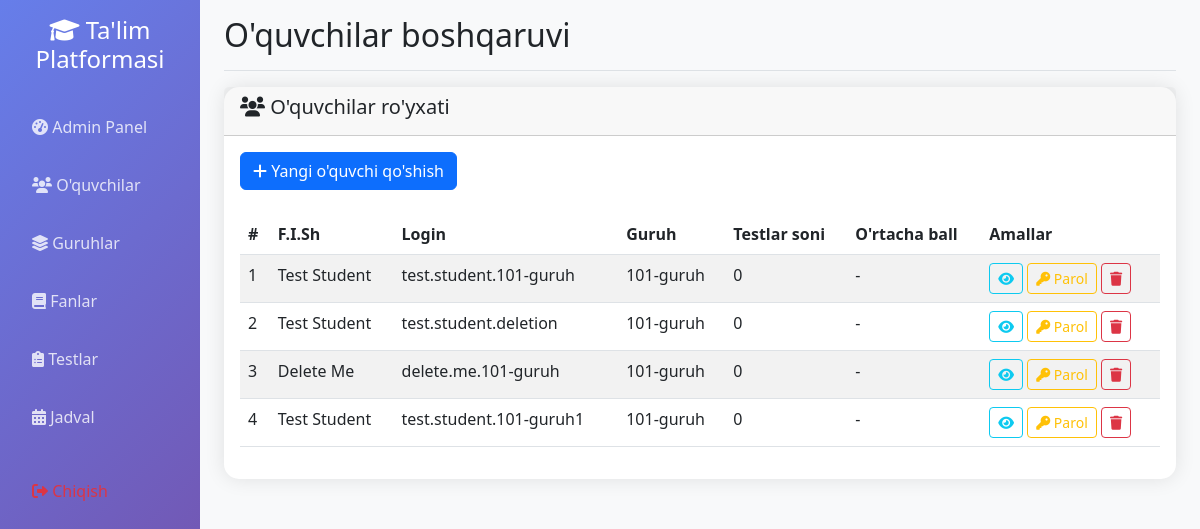
Before: /admin/students (signed in) with the older database file.
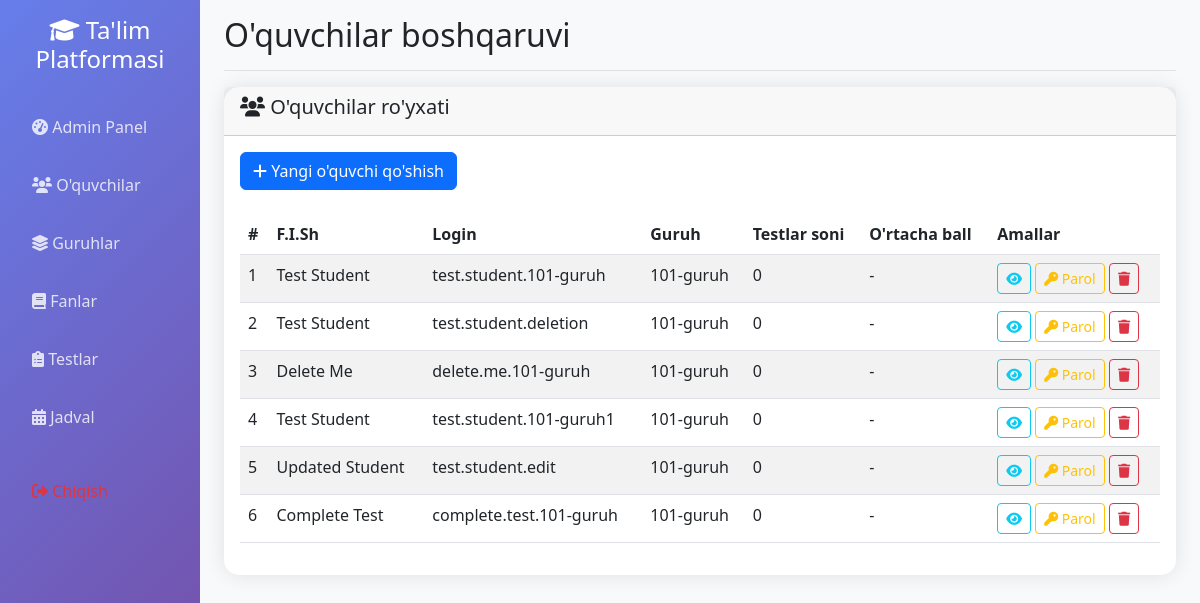
After: the same page with the newer database file.
### app.py (models this page shows)
class User(db.Model):
    __tablename__ = 'user'
    id = db.Column(db.Integer, primary_key=True)
    username = db.Column(db.String(80), unique=True, nullable=False, index=True)
    password_hash = db.Column(db.String(255), nullable=False)
    first_name = db.Column(db.String(50), nullable=False)
    last_name = db.Column(db.String(50), nullable=False)
    is_admin = db.Column(db.Boolean, default=False)
    is_group_leader = db.Column(db.Boolean, default=False)
    needs_password_change = db.Column(db.Boolean, default=False)
    group_id = db.Column(db.Integer, db.ForeignKey('group.id'), nullable=True)
    group = db.relationship('Group', backref=db.backref('students', lazy=True, cascade='all, delete-orphan'), foreign_keys=[group_id])
    test_registrations = db.relationship('TestRegistration', backref='student', lazy=True, cascade='all, delete-orphan')
    test_results = db.relationship('TestResult', backref='student', lazy=True, cascade='all, delete-orphan')
    difficult_topics = db.relationship('DifficultTopic', backref='student', lazy=True, cascade='all, delete-orphan')

class Group(db.Model):
    __tablename__ = 'group'
    id = db.Column(db.Integer, primary_key=True)
    name = db.Column(db.String(50), unique=True, nullable=False, index=True)
    description = db.Column(db.Text)
    total_score = db.Column(db.Integer, default=0)
    leader = db.relationship('User', backref=db.backref('led_group', uselist=False), foreign_keys=[User.group_id])
    schedules = db.relationship('Schedule', backref='group', lazy=True, cascade='all, delete-orphan')

### app.py (the view)
@app.route('/admin/students')
def admin_students():
    if not session.get('logged_in', False) or not session.get('is_admin', False):
        return redirect(url_for('login'))
    students = User.query.filter_by(is_admin=False, is_group_leader=False).all()
    groups = Group.query.all()
    return render_template('admin_students.html', students=students, groups=groups)

### app.py (called while the page is built, shortened)
@app.context_processor
def inject_user():
    class CurrentUser:
        def __init__(self):
            self.is_authenticated = session.get('logged_in', False)
            self.is_admin = session.get('is_admin', False)
            self.is_group_leader = session.get('is_group_leader', False)
            self.username = session.get('username', '')
            self.id = session.get('user_id', None)
    return dict(current_user=CurrentUser(), datetime=datetime)

### templates/admin_students.html (shortened to what this page needs)
{% extends "base.html" %}
{% block page_title %}O'quvchilar boshqaruvi{% endblock %}
{% block content %}
<div class="row">
    <div class="col-12">
        <div class="card">
            <div class="card-header">
                <h5><i class="fas fa-users"></i> O'quvchilar ro'yxati</h5>
            </div>
            <div class="card-body">
                <div class="row mb-4">
                    <div class="col-12">
                        <button class="btn btn-primary" type="button" data-bs-toggle="collapse" data-bs-target="#addStudentForm">
                            <i class="fas fa-plus"></i> Yangi o'quvchi qo'shish
                        </button>
                    </div>
                </div>
                {% if students %}
                <div class="table-responsive">
                    <table class="table table-striped">
                        <thead>
                            <tr>
                                <th>#</th>
                                <th>F.I.Sh</th>
                                <th>Login</th>
                                <th>Guruh</th>
                                <th>Testlar soni</th>
                                <th>O'rtacha ball</th>
                                <th>Amallar</th>
                            </tr>
                        </thead>
                        <tbody>
                            {% for student in students %}
                            <tr>
                                <td>{{ loop.index }}</td>
                                <td>{{ student.first_name }} {{ student.last_name }}</td>
                                <td>{{ student.username }}</td>
                                <td>{{ student.group.name }}</td>
                                <td>{{ student.test_results|length }}</td>
                                <td>
                                    {% if student.test_results %}
                                        {% set total = student.test_results|sum(attribute='score') %}
                                        {% set count = student.test_results|sum(attribute='total_questions') %}
                                        {{ "%.1f"|format((total / count * 100)) }}%
                                    {% else %}
                                        -
                                    {% endif %}
                                </td>
                                <td>
                                    <a href="{{ url_for('admin_edit_student', student_id=student.id) }}" class="btn btn-sm btn-outline-info">
                                        <i class="fas fa-eye"></i>
                                    </a>
                                    <button type="button" class="btn btn-sm btn-outline-warning" data-bs-toggle="modal" data-bs-target="#resetPasswordModal{{ student.id }}">
                                        <i class="fas fa-key"></i> Parol
                                    </button>
                                    <form method="POST" action="{{ url_for('admin_delete_student', student_id=student.id) }}" style="display: inline;">
                                        <button type="submit" class="btn btn-sm btn-outline-danger" onclick="return confirm('Rostdan ham ushbu o\'quvchini o\'chirmoqchimisiz?')">
                                            <i class="fas fa-trash"></i>
                                        </button>
                                    </form>
                                </td>
                            </tr>
                            {% endfor %}
                        </tbody>
                    </table>
                </div>
                {% else %}
                <div class="text-center py-5">
                    <i class="fas fa-users fa-4x text-muted mb-3"></i>
                    <h4 class="text-muted">O'quvchilar mavjud emas</h4>
                    <p class="text-muted">Yangi o'quvchi qo'shing</p>
                </div>
                {% endif %}
            </div>
        </div>
    </div>
</div>
{% endblock %}

### templates/base.html (shortened to what this page needs)
<!DOCTYPE html>
<html lang="uz">
<head>
    <link href="https://cdn.jsdelivr.net/npm/bootstrap@5.3.0/dist/css/bootstrap.min.css" rel="stylesheet">
    <link rel="stylesheet" href="{{ url_for('static', filename='css/enhanced_ui.css') }}">
    <link href="https://cdnjs.cloudflare.com/ajax/libs/font-awesome/6.0.0/css/all.min.css" rel="stylesheet">
</head>
<body>
    <div class="container-fluid">
        <div class="row">
            <nav class="col-md-3 col-lg-2 d-md-block sidebar collapse" id="sidebar">
                <div class="position-sticky pt-3">
                    <div class="text-center mb-4">
                        <h4 class="text-white">
                            <i class="fas fa-graduation-cap"></i> Ta'lim Platformasi
                        </h4>
                    </div>
                    <ul class="nav flex-column">
                        {% if current_user.is_authenticated %}
                            {% if current_user.is_admin %}
                                <li class="nav-item">
                                    <a class="nav-link" href="{{ url_for('admin_dashboard') }}">
                                        <i class="fas fa-tachometer-alt"></i> Admin Panel
                                    </a>
                                </li>
                                <li class="nav-item">
                                    <a class="nav-link" href="{{ url_for('admin_students') }}">
                                        <i class="fas fa-users"></i> O'quvchilar
                                    </a>
                                </li>
                                <li class="nav-item">
                                    <a class="nav-link" href="{{ url_for('admin_groups') }}">
                                        <i class="fas fa-layer-group"></i> Guruhlar
                                    </a>
                                </li>
                                <li class="nav-item">
                                    <a class="nav-link" href="{{ url_for('admin_subjects') }}">
                                        <i class="fas fa-book"></i> Fanlar
                                    </a>
                                </li>
                                <li class="nav-item">
                                    <a class="nav-link" href="{{ url_for('admin_tests') }}">
                                        <i class="fas fa-clipboard-list"></i> Testlar
                                    </a>
                                </li>
                                <li class="nav-item">
                                    <a class="nav-link" href="{{ url_for('admin_schedule') }}">
                                        <i class="fas fa-calendar-alt"></i> Jadval
                                    </a>
                                </li>
                            {% endif %}
                            <li class="nav-item mt-3">
                                <a class="nav-link text-danger" href="{{ url_for('logout') }}">
                                    <i class="fas fa-sign-out-alt"></i> Chiqish
                                </a>
                            </li>
                        {% endif %}
                    </ul>
                </div>
            </nav>
            <main class="col-md-9 ms-sm-auto col-lg-10 px-md-4 main-content">
                <div class="d-flex justify-content-between flex-wrap flex-md-nowrap align-items-center pt-3 pb-2 mb-3 border-bottom">
                    <h1 class="h2">{% block page_title %}Ta'lim Platformasi{% endblock %}</h1>
                </div>
                {% block content %}{% endblock %}
            </main>
        </div>
    </div>
</body>
</html>

### static/css/enhanced_ui.css (style rules this page uses)
.btn-enhanced { position: relative; overflow: hidden; transition: all 0.3s ease; }
.card-enhanced { border: none; box-shadow: 0 10px 30px rgba(0, 0, 0, 0.1); transition: all 0.3s ease; }

### templates/base.html (style rules this page uses)
.sidebar { min-height: 100vh; background: linear-gradient(135deg, #667eea 0%, #764ba2 100%); }
.sidebar .nav-link { color: rgba(255, 255, 255, 0.8); padding: 12px 20px; margin: 5px 0; border-radius: 8px; transition: all 0.3s; }
.main-content { background: #f8f9fa; min-height: 100vh; }
.card { border: none; border-radius: 15px; box-shadow: 0 0 20px rgba(0,0,0,0.1); transition: transform 0.3s; }

Changed rows visible on the page:
added User: first_name "Updated", last_name "Student", username "test.student.edit", group.name "101-guruh", test_results|length "0"
added User: first_name "Complete", last_name "Test", username "complete.test.101-guruh", group.name "101-guruh", test_results|length "0"
